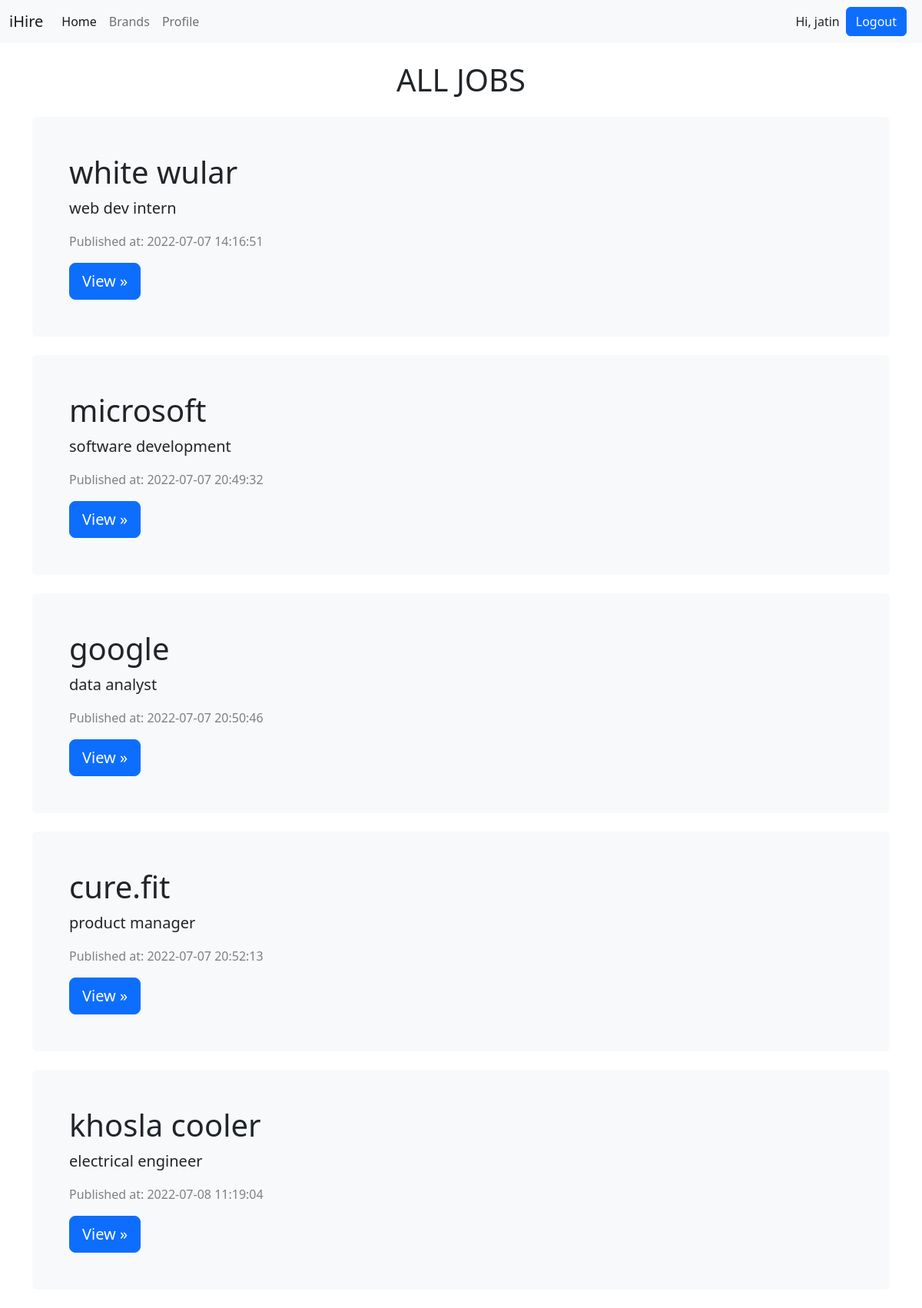
The page / (signed in) on the database its author committed.
### tables this page shows
CREATE TABLE `brands` (
  `brand_id` int(8) NOT NULL,
  `brand_name` varchar(255) NOT NULL,
  `brand_title` varchar(255) NOT NULL,
  `brand_description` text NOT NULL,
  `brand_by` int(8) NOT NULL,
  `timestamp` datetime NOT NULL DEFAULT current_timestamp()
);

### partials/_brands.php (the view)
<?php
$sql = "SELECT * FROM `brands`";
$result = mysqli_query($conn, $sql);
if($result){
    while($row = mysqli_fetch_array($result)){
        echo '<div class="container my-4">
        <div class="bg-light p-5 rounded">
            <h1>' . $row['brand_name'] . '</h1>
            <p class="lead">' . $row['brand_title'] . '</p>
            <p style="color: grey"> Published at: '. $row['timestamp'] .'</p>
            <a class="btn btn-lg btn-primary" href="/sampleproject/brand.php?brand_id=' . $row['brand_id'] . '" role="button">View »</a>
        </div>
        </div>';
    }
}
?>

### rows shown on the page
brands: brand_name "white wular", brand_title "web dev intern", timestamp "2022-07-07 14:16:51"
brands: brand_name "microsoft", brand_title "software development", timestamp "2022-07-07 20:49:32"
brands: brand_name "google", brand_title "data analyst", timestamp "2022-07-07 20:50:46"
brands: brand_name "cure.fit", brand_title "product manager", timestamp "2022-07-07 20:52:13"
brands: brand_name "khosla cooler", brand_title "electrical engineer", timestamp "2022-07-08 11:19:04"

### other values the page prints
$username "jatin"
